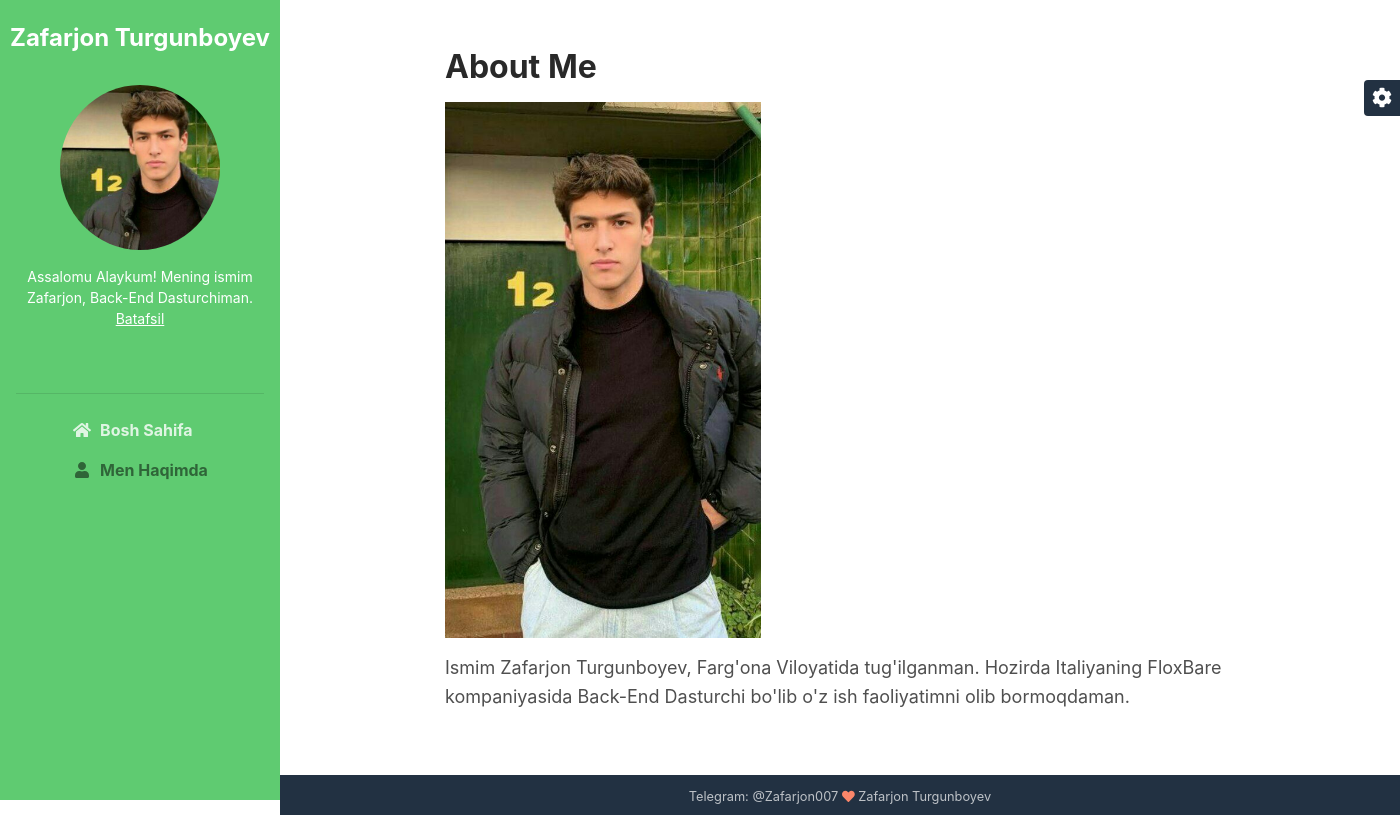
The page /about/ on the database its author committed.
### blogapp/models.py (models this page shows, shortened)
class AboutMe(models.Model):
    sarlavha = models.CharField(max_length=100)
    rasm = models.ImageField(blank=True, null=True)
    matn = models.TextField()

### blogapp/views.py (the view)
# urls.py: path('about/', aboutView, name="aboutview"),
def aboutView(request):
    about_me = AboutMe.objects.all()
    content = {
        "about_me": about_me
    }
    return render(request, 'about.html', content)

### templates/about.html (shortened to what this page needs)
<!DOCTYPE html>
<html lang="en">
<head>
	{% load static %}
    <link id="theme-style" rel="stylesheet" href="{% static 'assets/css/theme-1.css' %}">
</head>
<body>
    <header class="header text-center">
	    <h1 class="blog-name pt-lg-4 mb-0"><a href="index.html">Zafarjon Turgunboyev</a></h1>
	    <nav class="navbar navbar-expand-lg navbar-dark" >
			<div id="navigation" class="collapse navbar-collapse flex-column" >
				<div class="profile-section pt-3 pt-lg-0">
				    <img class="profile-image mb-3 rounded-circle mx-auto" src="{% static 'assets/images/myself.png' %}" alt="image" >
					<div class="bio mb-3">Assalomu Alaykum! Mening ismim Zafarjon, Back-End Dasturchiman.<br><a href="{% url 'aboutview' %}">Batafsil</a></div>
					<ul class="social-list list-inline py-3 mx-auto">
			        </ul>
			        <hr>
				</div>
				<ul class="navbar-nav flex-column text-left">
					<li class="nav-item">
					    <a class="nav-link" href="{% url 'homeview' %}"><i class="fas fa-home fa-fw mr-2"></i>Bosh Sahifa<span class="sr-only">(current)</span></a>
					</li>
					<li class="nav-item active">
					    <a class="nav-link" href="{% url 'aboutview' %}"><i class="fas fa-user fa-fw mr-2"></i>Men Haqimda</a>
					</li>
				</ul>
			</div>
		</nav>
    </header>
	<div class="main-wrapper">
	    <article class="about-section py-5">
			{% for i in about_me %}
		    <div class="container">
			    <h2 class="title mb-3">{{i.sarlavha}}</h2>
			    <figure><img class="img-fluid" src="{{i.rasm.url}}" alt="image" width="40%" height="20%"></figure>
			    <p>{{i.matn}}</p>
		    </div>
			{% endfor %}
	    </article>
	    <footer class="footer text-center py-2 theme-bg-dark">
            <small class="copyright">Telegram: @Zafarjon007 <i class="fas fa-heart" style="color: #fb866a;"></i>  <a href="http://themes.3rdwavemedia.com" target="_blank"></a> Zafarjon Turgunboyev</small>
	    </footer>
    </div>
    <div id="config-panel" class="config-panel d-none d-lg-block">
        <div class="panel-inner">
            <a id="config-trigger" class="config-trigger config-panel-hide text-center" href="#"><i class="fas fa-cog fa-spin mx-auto" data-fa-transform="down-6" ></i></a>
        </div>
    </div>
</body>
</html>

### rows shown on the page
AboutMe: sarlavha "About Me", rasm (picture), matn "Ismim Zafarjon Turgunboyev, Farg'ona Viloyatida tug'ilganman. Hozirda Italiyaning FloxBare kompaniyasida Back-End Dasturchi bo'lib o'z ish faoliyatimni olib bormoqdaman."
